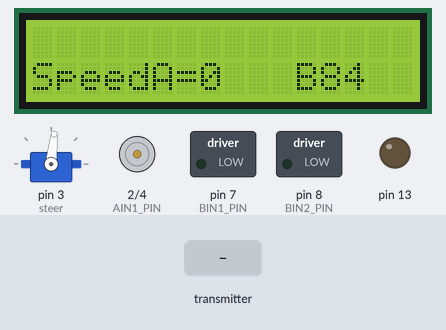
This sketch was run on a simulated Arduino Uno, built with avr-gcc and run on an emulated ATmega328P. Shown: servo, 16×2 character LCD, motor-driver pin pairs drawn as motors (green arrow = first pin HIGH = forward, orange = second pin HIGH = backward, longer = more drive, scaled by the enable pin), switched loads named in the sketch (green lamp = pin HIGH), output pins drawn as LEDs (lit = HIGH). The test bench sets the inputs (shaded band). No radio packets arrive unless stated; what the sketch prints to the serial monitor is not drawn.

Above: at 1.2 s.
1.3 s: the transmitter starts sending output.0 = 0
At 1.51 s:
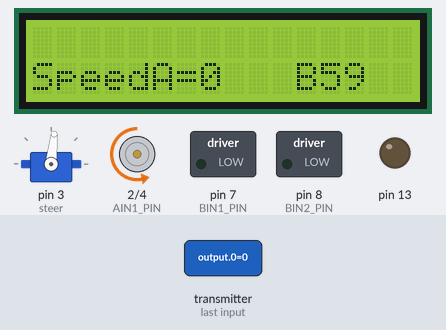
4.3 s: the transmitter starts sending output.1 = 256
At 4.79 s:
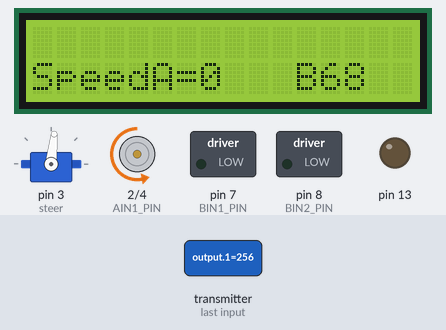
7.3 s: the transmitter starts sending output.1 = 1023
At 8.07 s:
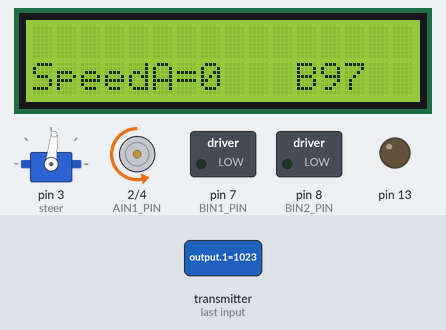
10.3 s: the transmitter starts sending output.0 = 256
13.3 s: the transmitter starts sending output.1 = 512
At 13.97 s:
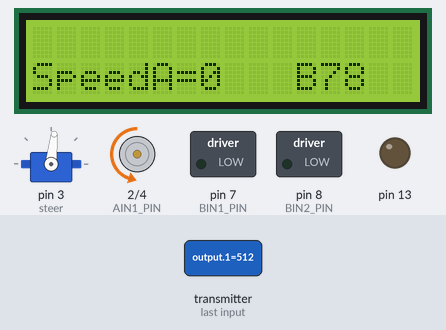
16.3 s: the transmitter starts sending output.0 = 512
At 16.59 s:
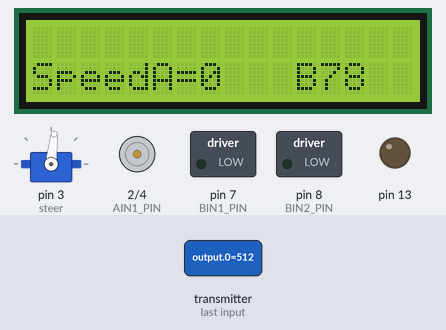
Timing chart, 0 to 66.8 s (numbered marks = the images above; inputs shaded):
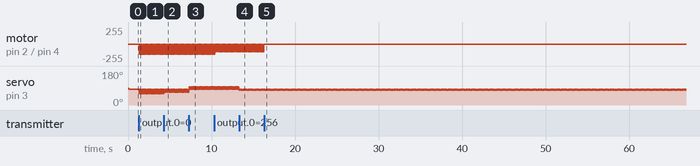

Measured:
- after the input at 1.3 s, motor on pin 2 (AIN1_PIN) / pin 4 (AIN2_PIN): alternates backward 150/255 for 0.05 s and stopped for 0.04 s, starting at once; servo on pin 3 (steer): alternates 84° for 0.05 s and 59° for 0.04 s, starting at once; the display: changes after 0.06 s (image 1)
- after the input at 4.3 s, the display: changes after 0.34 s (image 2)
- after the input at 7.3 s, the display: first differs from a run without the input after 0.62 s (image 3)
- after the input at 13.3 s, the display: first differs from a run without the input after 0.52 s (image 4)
- after the input at 16.3 s, motor on pin 2 (AIN1_PIN) / pin 4 (AIN2_PIN): stops changing and stays stopped

The sketch:

rc_car_stir_speedNRF24_Reciver_Advance.ino.ino
```cpp
/*  Receiver Code
*   Code to receive data from RF24L01+ and use it to control a servo */

#include <SPI.h>
#include <RF24.h>
#include <Wire.h>
#include <LiquidCrystal_I2C.h>
#include <Servo.h>
#include <IRremote.h>

// Set the LCD address to 0x27 for a 16 chars and 2 line display
LiquidCrystal_I2C lcd(0x3F, 16, 2);


// Motor driver pins
//const int STBY_PIN = 9;
Servo steer;
const int AIN1_PIN = 2;
const int AIN2_PIN = 4;

const int BIN1_PIN = 7;
const int BIN2_PIN = 8;
const int BPWM_PIN = 6;

unsigned long previousMillis = 0;        // will store last time LED was updated

// constants won't change:
const long interval = 1000;

int x = 0;
int y = 0;

// Parameters
const int deadzone = 20;  // Anything between -20 and 20 is stop

//Radio Configuration

bool radioNumber=0;
RF24 radio(9,10);
byte addresses[][6] = {"1Node","2Node"};
bool role = 0;  //Control transmit/receive

// Create variables to control servo value


 unsigned int ForeAft_Output;       // Expected range 0 - 180 degrees
 unsigned int LeftRight_Output;     // Expected range 0 - 180 degrees
 int output[2];
int RECV_PIN=5;
int sped=150;
int recdata=0;
IRrecv irrecv(5);
decode_results results;
void setup() {

  //  pinMode(STBY_PIN, OUTPUT);
  pinMode(AIN1_PIN, OUTPUT);
  pinMode(AIN2_PIN, OUTPUT);

  pinMode(BIN1_PIN, OUTPUT);
  pinMode(BIN2_PIN, OUTPUT);
  pinMode(BPWM_PIN, OUTPUT);
   pinMode(13, OUTPUT);
   digitalWrite(13, LOW);
  steer.attach(3);
  lcd.begin();

  // Enable motor driver
 // digitalWrite(STBY_PIN, HIGH);

    Serial.begin(9600);        // Get ready to send data back for debugging purposes
    radio.begin();             // Initialize radio
    //radio.setPALevel(RF24_PA_LOW);    // Set the power output to low
      radio.setChannel(108);  // 2.508 Ghz - Above most Wifi Channels
  radio.setDataRate(RF24_250KBPS); // Fast enough.. Better range

  // Set the Power Amplifier Level low to prevent power supply related issues since this is a
  // getting_started sketch, and the likelihood of close proximity of the devices. RF24_PA_MAX is default.
  // PALevelcan be one of four levels: RF24_PA_MIN, RF24_PA_LOW, RF24_PA_HIGH and RF24_PA_MAX
  radio.setPALevel(RF24_PA_LOW);
  //   radio.setPALevel(RF24_PA_MAX);
   // radio.openWritingPipe(addresses[0]);
    radio.openReadingPipe(role,addresses[1]);
    radio.startListening();
     Serial.begin(9600);
    irrecv.enableIRIn();


}
void loop() {
       if(irrecv.decode(&results)){
//Serial.print(results.value,HEX);
recdata=results.value;
if(recdata==255)
{
  Serial.print("\t\t\t\t\t\t\t speed==");
  Serial.println(255);
  sped=255;
}
if (recdata==200)
{
  Serial.print("\t\t\t\t\t\t\t\t speed==");
  Serial.println(200);
  sped=200;
}
if (recdata==150)
{
  Serial.print("\t\t\t\t\t\t\t\t speed==");
  Serial.println(150);
  sped=150;
}if (recdata==100)
{
  Serial.print("\t\t\t\t\t\t\t\t speed==");
  Serial.println(100);
  sped=100;
}
//delay(40);

}
   // radio.startListening();
    if(radio.available()){
      lcd.setCursor(1,0);
           lcd.print("Radio");
        radio.read(&output,sizeof(output));
        //radio.read(&LeftRight_Output,sizeof(LeftRight_Output));
        } else {

          Serial.print("No radio");
          lcd.clear();
           lcd.setCursor(1,0);
           lcd.print("NO radio");

              y = 0;
              x = 84;
            goto nosignal;

    }
    /*
     lcd.clear();
  lcd.setCursor(0,0);
  lcd.print("X=");
  lcd.setCursor(3,0);
  lcd.print(output[0]);
  lcd.setCursor(0,1);
  lcd.print("Y=");
  lcd.setCursor(3,1);
  lcd.print(output[1]);
*/
  //  Serial.print(ForeAft_Output);
   // Serial.print("\t");
   //  Serial.println(LeftRight_Output);
/******************************************************/


  // Read pulse width from receiver
 // int y = output[0];
 // int x = output[1];

  // Convert to PWM value (-255 to 255)
   y = (map(output[0], 0, 1023, -255, 255))+10;
   x = (map(output[1], 0, 1023, 59, 97));
   output[0]=0;
Serial.print(" y == ");
Serial.println(y);
//Serial.print(" x == ");
//Serial.println(x);

 nosignal:

  // Mix for arcade drive
  int left = y;
  int right = x;

  // Drive motor
  drive(left, right);
  //radio.stopListening();
    delay(20);
    irrecv.resume();

    }


// Positive for forward, negative for reverse
void drive(int speed_a, int speed_b) {

  // Limit speed between -255 and 255
  speed_a = constrain(speed_a, -sped, sped);
  speed_b = constrain(speed_b, 58,97);

  // Set direction for motor A


  if ( speed_a > 20 ) {
    digitalWrite(AIN1_PIN, HIGH);
    digitalWrite(4, LOW);
      analogWrite(6,abs(speed_a));
      speed_a=0;


  } else
  if (speed_a < -20)
  {
    digitalWrite(AIN1_PIN, LOW);
    digitalWrite(4, HIGH);
    analogWrite(6, abs(speed_a));
     speed_a=0;


  }else
   {
    digitalWrite(2,0 );
    digitalWrite(4, LOW);
    analogWrite(6, 0);
   speed_a=0;
   }


   speed_a=0;

   steer.write(abs(speed_b));

//  steer.write(speed_b);
  /*// Set direction for motor B
  if ( speed_b ==0) {

    digitalWrite(7, LOW);
    digitalWrite(8, LOW);
      analogWrite(5, 0);

  } else if ( speed_b > 10 ) {
    digitalWrite(7, HIGH);
    digitalWrite(8, LOW);
    analogWrite(5, abs(speed_b));

  }
  if (speed_b < -10){
    digitalWrite(7, LOW);
    digitalWrite(8, HIGH);
      analogWrite(5, abs(speed_b));

  }*/

  // Set speed
//  analogWrite(BPWM_PIN, abs(speed_b));


  lcd.clear();
  lcd.setCursor(0,1);
  lcd.print("SpeedA=");
  lcd.setCursor(7,1);
  lcd.print((speed_a));
  lcd.setCursor(11,1);
  lcd.print("B=");
  lcd.setCursor(12,1);
  lcd.print((speed_b));

 /*
Serial.print(" speed a == ");
Serial.print(abs(speed_a));
Serial.print("\t");
Serial.print(" speed b == ");
Serial.println(abs(speed_b));
*/
}

/*/ Convert RC pulse value to motor PWM value
int pulseToPWM(int pulse) {

  // If we're receiving numbers, convert them to motor PWM
 // if ( pulse > 1000 ) {
    pulse = map(pulse, 0, 1023, -255, 255);
    pulse = constrain(pulse, -255, 255);
 // } else {
 //   pulse = 0;
//  }

  // Anything in deadzone should stop the motor
 // if ( abs(pulse) <= deadzone ) {
 //   pulse = 0;
 // }

  return pulse;
}*/
```
